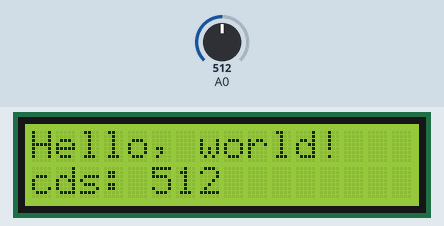
Simulated run of this sketch. Board: Arduino Uno, built with avr-gcc and run on an emulated ATmega328P. Parts: 16×2 character LCD. The test bench sets the inputs (shaded band); at power-on: A0 = 512.

Above: at 1.2 s.
1.3 s: A0 set to 716
At 2.4 s:
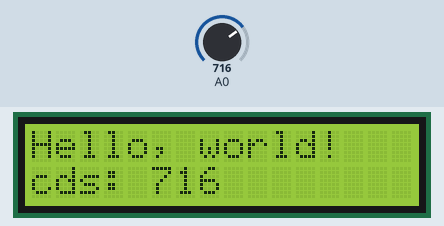
3.6 s: A0 set to 900
At 4.5 s:
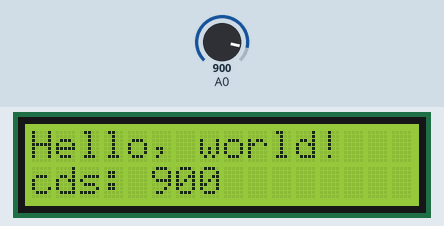
5.6 s: A0 set to 1023
At 6.7 s:
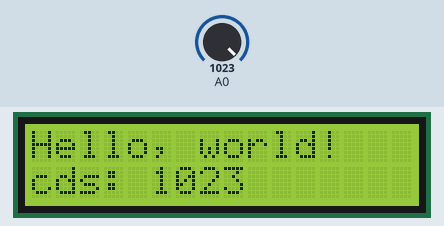
Timing chart, 0 to 8.6 s (numbered marks = the images above; inputs shaded):
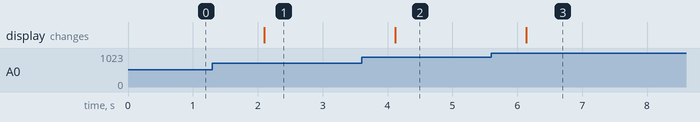

The sketch:

lcd_display_hello.ino
```cpp
#include <Wire.h>
#include <LiquidCrystal_I2C.h>

LiquidCrystal_I2C lcd(0x27, 16, 2);


void setup() {
lcd.init();
lcd.backlight();
lcd.print("Hello, world!");

}

void loop() {
int d = analogRead(A0);
lcd.setCursor(0, 1);
lcd.print("cds:");
lcd.setCursor(5,1);
lcd.print(d);
delay(1000);

}
```

Measured:
- after the input at 1.3 s, the display: changes after 0.80 s (image 1)
- after the input at 3.6 s, the display: changes after 0.52 s (image 2)
- after the input at 5.6 s, the display: changes after 0.54 s (image 3)
